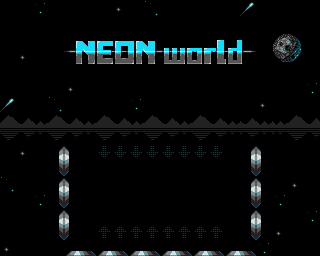

This is a level from a 2D game, rendered from its Tiled map with the project's own tilesets. A one-line summary and the complete map file follow:
An orthogonal 20x16 tile map with 16x16 px tiles, 1 tile layer (Tile Layer 1).

<map version="1.10" tiledversion="1.10.2" orientation="orthogonal" renderorder="right-down" width="20" height="16" tilewidth="16" tileheight="16" infinite="0" nextlayerid="2" nextobjectid="1">
 <tileset firstgid="1" source="Tileset.tsx" />
 <layer id="1" name="Tile Layer 1" width="20" height="16">
  <data encoding="csv">
1,1,147,1,1,1,1,127,1,167,1,1,1,1,1,49,1,1,1,1,
1,1,1,1,1,1,1,1,1,1,1,1,1,1,1,1,1,1,1,1,
1,1,1,1,261,262,263,264,265,266,1,1,1,270,271,272,1,155,156,1,
1,127,1,1,281,282,283,284,285,286,287,288,289,290,291,292,1,238,258,1,
1,1,1,1,1,1,1,1,1,1,1,1,1,1,1,1,1,1,1,1,
1,1,1,1,127,1,1,1,1,1,1,1,1,1,1,1,1,1,1,147,
49,1,1,167,1,1,1,1,147,1,1,1,1,1,1,1,127,1,1,1,
267,268,269,267,268,269,267,268,269,267,268,269,267,268,269,268,269,269,267,268,
307,308,309,307,308,309,307,308,309,307,308,309,307,308,309,308,309,309,307,308,
1,127,1,4,5,1,53,53,53,53,53,53,53,53,1,4,5,1,1,1,
1,1,1,24,25,1,1,1,1,1,1,1,1,1,1,24,25,1,1,1,
167,1,1,4,5,1,1,1,1,1,1,1,1,1,1,4,5,1,127,1,
1,1,147,24,25,1,1,1,1,1,1,1,1,1,1,24,25,147,1,1,
1,1,1,4,5,1,1,1,1,1,1,1,1,1,1,4,5,1,1,147,
1,1,1,24,25,1,52,52,52,52,52,52,52,52,1,24,25,127,1,1,
127,1,1,1,2,3,2,3,2,3,2,3,2,3,2,3,147,1,1,1
</data>
 </layer>
</map>
